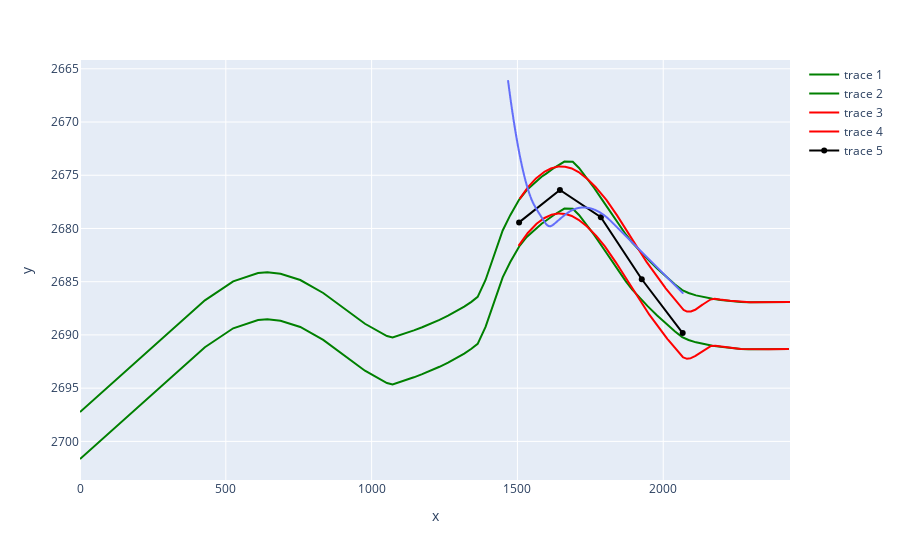

Write notebook code for a chart like this one.
### Code cell
model.surfaces_visualization(n=32000)
model.curve_matching_visualization()
